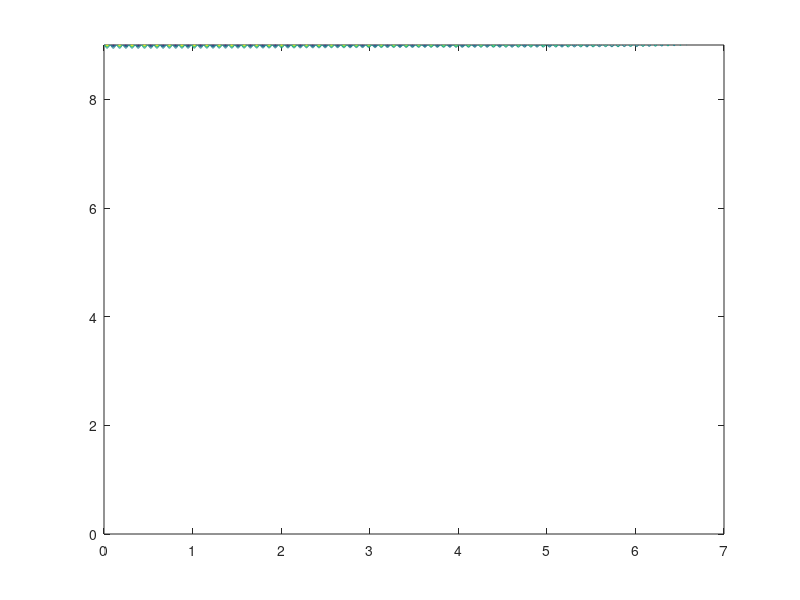

This chart was generated by the following MATLAB code:
x=linspace(0,7,200);
y=linspace(0,9,200);
[x,y]=meshgrid(x,y);

uo=(35./sinh(9.*pi/7)).*sin(x.*pi.*i./7).*sinh(y.*pi.*i./7);
usol=0;
 for i=2:100
     un=35./sinh(9*pi*i/7).*sin(x*pi*i/7).*sinh(y*pi*i/7);
     usol=un+uo;
     uo=un;
 end
 
contour(x,y,usol)